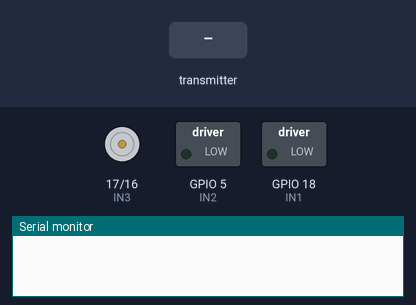
Bench run of a program on a simulated ESP32. Shown: motor-driver pin pairs drawn as motors (green arrow = first pin HIGH = forward, orange = second pin HIGH = backward, longer = more drive), switched loads named in the program (green lamp = pin HIGH), the last lines printed to the serial monitor. The test bench sets the inputs (shaded band).

Above: at 1.2 s.
1.3 s: the transmitter starts sending AcY = 2048
At 1.8 s:
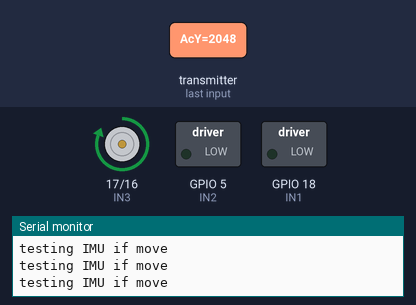
2.8 s: the transmitter starts sending AcY = 0
At 3.6 s:
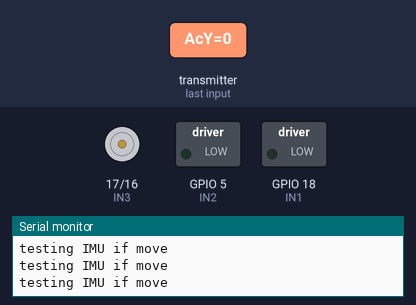
4.3 s: the transmitter starts sending AcY = 4095
At 5.0 s:
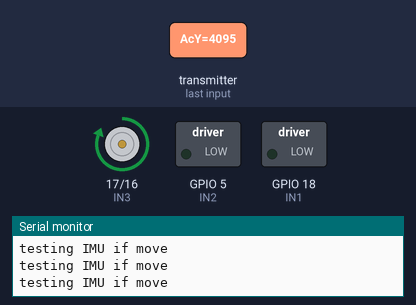
7.3 s: the transmitter starts sending AcY = 1024
At 7.6 s:
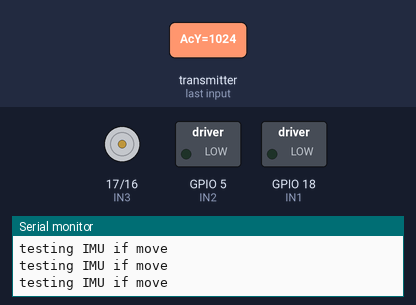
Timing chart, 0 to 9.8 s (numbered marks = the images above; inputs shaded):
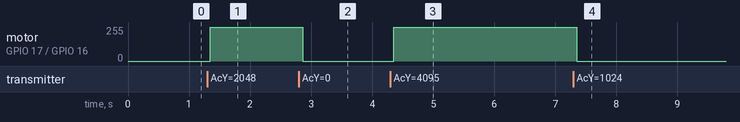

Measured:
- after the input at 1.3 s, motor on GPIO 17 (IN3) / GPIO 16 (IN4): stopped → forward 255/255 after 0.05 s
- after the input at 2.8 s, motor on GPIO 17 (IN3) / GPIO 16 (IN4): forward 255/255 → stopped after 0.06 s
- after the input at 4.3 s, motor on GPIO 17 (IN3) / GPIO 16 (IN4): stopped → forward 255/255 after 0.05 s
- after the input at 7.3 s, motor on GPIO 17 (IN3) / GPIO 16 (IN4): forward 255/255 → stopped after 0.05 s

The program:

main.cpp
```cpp
// Include Libraries
#include <esp_now.h>
#include <WiFi.h>
#include<Wire.h>

//motor controls
const int IN1 = 18;
const int IN2 = 5;
const int IN3 = 17;
const int IN4 = 16;


// Define a data structure
typedef struct Data {
  int x[4]; //fingers
  int16_t AcX,AcY,AcZ,GyX,GyY,GyZ; //16-bit integers
}Data;

Data myData;

//RTOS using Two cores
TaskHandle_t Task1;
TaskHandle_t Task2;


// Callback function executed when data is received this function used kinda like our loop
void OnDataRecv(const uint8_t * mac, const uint8_t *incomingData, int len) {
  memcpy(&myData, incomingData, sizeof(myData));

  //function calls
   xTaskCreatePinnedToCore(IMU,"Task1",1000,NULL,0,&Task1,0); //IMU core 1
   xTaskCreatePinnedToCore(flex_sensor,"Task2",1000,NULL,0,&Task2,1);  //flex_sensor core 2
}

void setup() {
  // Set up Serial Monitor
  Serial.begin(9600);

  //Set up motors as output
  pinMode(IN1, OUTPUT);
  pinMode(IN2, OUTPUT);
  pinMode(IN3, OUTPUT);
  pinMode(IN4, OUTPUT);


  // Set ESP32 as a Wi-Fi Station
  WiFi.mode(WIFI_STA);

  // Initilize ESP-NOW
  if (esp_now_init() != ESP_OK) {
    Serial.println("Error initializing ESP-NOW");
    return;
  }

  // Register callback function
  esp_now_register_recv_cb(OnDataRecv);
}

void flex_sensor(void *parameters)
{
  while(1)
  {
    //flex sensor
    for(int i = 0; i <= 3; i++)
    {
      if(myData.x[i] < 3600) //Forwards
        {
          digitalWrite(IN3,HIGH);
          digitalWrite(IN4,LOW);
          digitalWrite(IN1,HIGH);
          digitalWrite(IN2,LOW);

          //Testing purposes
          //Serial.println("All flex ");
          //Serial.println(myData.x[i]);
        }
      else if(myData.x[3] < 3700 && myData.x[2] < 3700) //Backwards
        {
          digitalWrite(IN3,LOW);
          digitalWrite(IN4,HIGH);
          digitalWrite(IN1,LOW);
          digitalWrite(IN2,HIGH);

          //Testing purposes
          // Serial.println("last two flex ");
          // Serial.println(myData.x[3]);
          // Serial.println(myData.x[2]);
        }
      else
        {
          digitalWrite(IN3,LOW);
          digitalWrite(IN4,LOW);
          digitalWrite(IN1,LOW);
          digitalWrite(IN2,LOW);
        }
    }
    //delay(100);
  }
}

//IMU function may need to be looked at
void IMU(void *parameters)
{
  while(1)
  {
    if(myData.AcY > 1920) //turns right
      {
        digitalWrite(IN3,HIGH);
        digitalWrite(IN4,LOW);
        Serial.println("testing IMU if move ");
      }
    else
      {
        digitalWrite(IN3,LOW);
        digitalWrite(IN4,LOW);
      }

    if(myData.AcY < -9000) //turns left
      {
        digitalWrite(IN1,HIGH);
        digitalWrite(IN2,LOW);
      }
    else
      {
        digitalWrite(IN1,LOW);
        digitalWrite(IN2,LOW);
      }
    // delay(50);
  }

}

//no need to use this loop function for wifi communication
void loop() {

}
```
